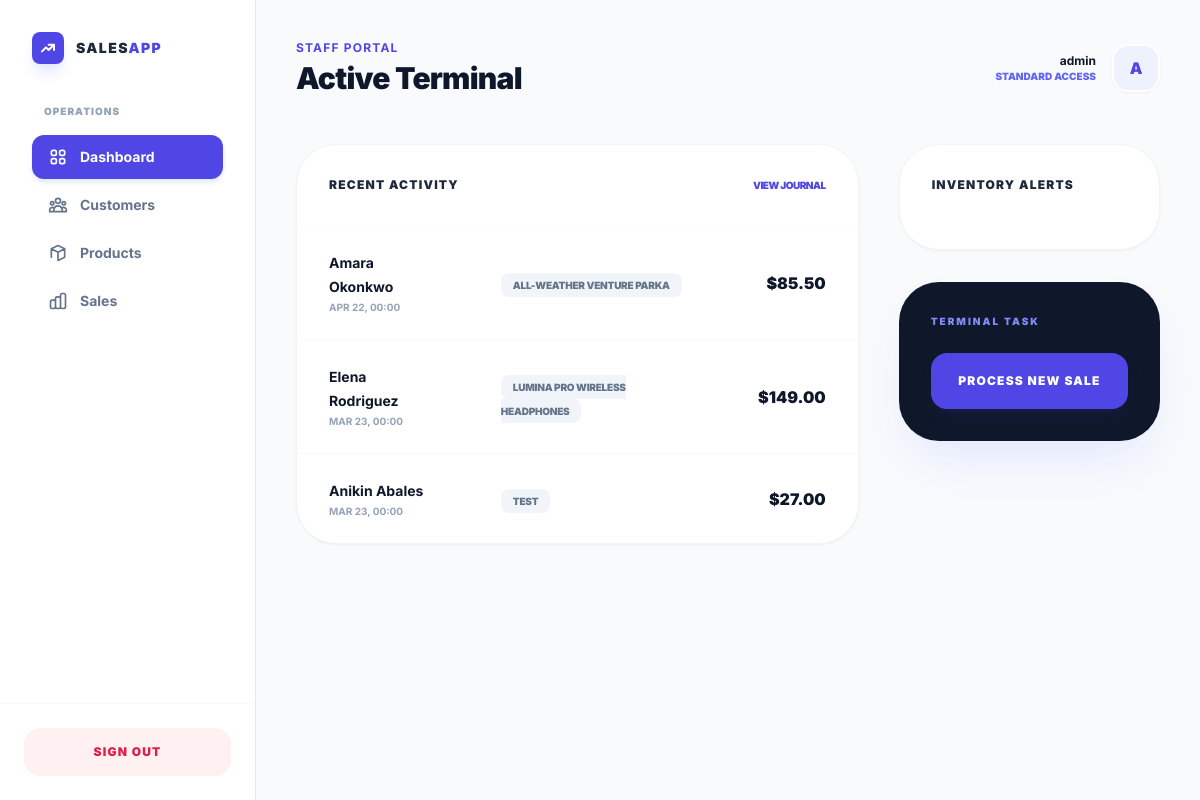
Page /user.php (signed in) on the committed database.
### tables this page shows
CREATE TABLE `sales` (
  `sale_id` int(11) NOT NULL,
  `customer_id` int(11) DEFAULT NULL,
  `product_id` int(11) DEFAULT NULL,
  `quantity` int(11) DEFAULT NULL,
  `sale_date` date DEFAULT NULL,
  `total_amount` decimal(10,2) DEFAULT NULL
);

CREATE TABLE `customers` (
  `customer_id` int(11) NOT NULL,
  `first_name` varchar(50) DEFAULT NULL,
  `last_name` varchar(50) DEFAULT NULL,
  `email` varchar(100) DEFAULT NULL,
  `phone` varchar(20) DEFAULT NULL,
  `created_at` date DEFAULT NULL
);

CREATE TABLE `products` (
  `product_id` int(11) NOT NULL,
  `product_name` varchar(100) DEFAULT NULL,
  `price` decimal(10,2) DEFAULT NULL,
  `stock_quantity` int(11) DEFAULT NULL
);

### user.php (the view, shortened to what this page needs)
<?php
require 'db.php';
if (!function_exists('h')) {
    function h($str) {
        return htmlspecialchars($str ?? '', ENT_QUOTES, 'UTF-8');
    }
}
$recent_sales = $conn->query("
    SELECT s.total_amount, s.sale_date, c.first_name, c.last_name, p.product_name
    FROM sales s
    JOIN customers c ON s.customer_id = c.customer_id
    JOIN products p ON s.product_id = p.product_id
    ORDER BY s.sale_id DESC LIMIT 8
");
?>
<!DOCTYPE html>
<html lang="en">
<head>
    <script src="https://cdn.tailwindcss.com"></script>
</head>
<body class="bg-[#F8FAFC] text-slate-900 flex">
    <aside class="w-64 h-screen bg-white border-r border-slate-200 fixed left-0 top-0 flex flex-col z-50">
        <div class="p-8">
            <div class="flex items-center space-x-3 mb-10">
                <div class="w-8 h-8 bg-indigo-600 rounded-lg flex items-center justify-center shadow-lg shadow-indigo-100">
                    <svg class="w-4 h-4 text-white" fill="none" stroke="currentColor" viewBox="0 0 24 24"><path stroke-linecap="round" stroke-linejoin="round" stroke-width="3" d="M13 7h8m0 0v8m0-8l-8 8-4-4-6 6"></path></svg>
                </div>
                <span class="text-sm font-black tracking-widest text-slate-800 uppercase">Sales<span class="text-indigo-600">App</span></span>
            </div>
            <nav class="space-y-1">
                <p class="text-[10px] font-black text-slate-400 uppercase tracking-widest mb-4 ml-3">Operations</p>
                <a href="user_dashboard.php" class="flex items-center space-x-3 px-4 py-3 rounded-xl bg-indigo-600 text-white shadow-indigo-100 shadow-md transition-all">
                    <span class="text-sm font-bold">Dashboard</span>
                </a>
                <a href="customers.php" class="flex items-center space-x-3 px-4 py-3 rounded-xl text-slate-500 hover:bg-slate-50 transition-all">
                    <span class="text-sm font-bold">Customers</span>
                </a>
                <a href="products.php" class="flex items-center space-x-3 px-4 py-3 rounded-xl text-slate-500 hover:bg-slate-50 transition-all">
                    <svg class="w-5 h-5" fill="none" stroke="currentColor" viewBox="0 0 24 24"><path stroke-linecap="round" stroke-linejoin="round" stroke-width="2" d="M20 7l-8-4-8 4m16 0l-8 4m8-4v10l-8 4m-8-4V7m8 4v10M4 7l8 4"></path></svg>
                    <span class="text-sm font-bold">Products</span>
                </a>
                <a href="sales.php" class="flex items-center space-x-3 px-4 py-3 rounded-xl text-slate-500 hover:bg-slate-50 transition-all">
                    <span class="text-sm font-bold">Sales</span>
                </a>
            </nav>
        </div>
        <div class="mt-auto p-6 border-t border-slate-50">
            <a href="logout.php" class="flex items-center justify-center space-x-2 px-4 py-4 rounded-2xl bg-rose-50 text-rose-600 text-xs font-black uppercase tracking-widest hover:bg-rose-100 transition-all">
                <span>Sign Out</span>
            </a>
        </div>
    </aside>
    <main class="flex-1 ml-64 p-10 min-h-screen">
        <header class="flex justify-between items-center mb-12">
            <div>
                <p class="text-indigo-600 font-bold text-xs uppercase tracking-widest mb-1">Staff Portal</p>
                <h1 class="text-3xl font-black text-slate-900 tracking-tight">Active Terminal</h1>
            </div>
            <div class="flex items-center space-x-4">
                <div class="text-right">
                    <p class="text-xs font-bold text-slate-900"><?= h($_SESSION['username'] ?? 'User') ?></p>
                    <p class="text-[10px] text-indigo-500 font-black uppercase">Standard Access</p>
                </div>
                <div class="w-12 h-12 bg-indigo-50 rounded-2xl flex items-center justify-center border-2 border-white shadow-sm font-black text-indigo-600">
                    <?= strtoupper(substr($_SESSION['username'] ?? 'U', 0, 1)) ?>
                </div>
            </div>
        </header>
        <div class="grid grid-cols-1 lg:grid-cols-12 gap-10">
            <div class="lg:col-span-8 bg-white rounded-[2.5rem] shadow-sm border border-slate-100 overflow-hidden">
                <div class="p-8 border-b border-slate-50 flex justify-between items-center">
                    <h3 class="font-black text-slate-800 uppercase text-xs tracking-widest">Recent Activity</h3>
                    <a href="sales.php" class="text-[10px] font-black text-indigo-600 uppercase tracking-tighter hover:underline">View Journal</a>
                </div>
                <table class="w-full">
                    <tbody class="divide-y divide-slate-50">
                        <?php while($s = $recent_sales->fetch_assoc()): ?>
                        <tr class="hover:bg-slate-50 transition-colors">
                            <td class="px-8 py-6">
                                <span class="text-sm font-bold text-slate-900"><?= h($s['first_name'].' '.$s['last_name']) ?></span>
                                <p class="text-[10px] text-slate-400 font-bold uppercase mt-0.5"><?= date('M d, H:i', strtotime($s['sale_date'])) ?></p>
                            </td>
                            <td class="px-8 py-6">
                                <span class="text-[10px] font-black text-slate-500 bg-slate-100 px-3 py-1.5 rounded-lg uppercase tracking-tight"><?= h($s['product_name']) ?></span>
                            </td>
                            <td class="px-8 py-6 text-right font-black text-slate-900">$<?= number_format($s['total_amount'], 2) ?></td>
                        </tr>
                        <?php endwhile; ?>
                    </tbody>
                </table>
            </div>
            <div class="lg:col-span-4 space-y-8">
                <div class="bg-white p-8 rounded-[2.5rem] shadow-sm border border-slate-100">
                    <h3 class="font-black text-slate-800 uppercase text-xs tracking-widest mb-6">Inventory Alerts</h3>
                </div>
                <div class="bg-slate-900 p-8 rounded-[2.5rem] shadow-indigo-100 shadow-2xl">
                    <p class="text-indigo-400 text-[10px] font-black uppercase tracking-[0.2em] mb-6">Terminal Task</p>
                    <a href="sales.php" class="block w-full py-5 bg-indigo-600 text-white text-center text-xs font-black rounded-2xl uppercase tracking-widest hover:bg-indigo-700 hover:scale-[1.03] transition-all shadow-lg shadow-indigo-900/20">
                        Process New Sale
                    </a>
                </div>
            </div>
        </div>
    </main>
</body>
</html>

### user.php (style rules this page uses)
body { font-family: 'Inter', sans-serif; }

### rows in the picture
sales: customer.last_name "Amara Okonkwo", sale_date "APR 22, 00:00", product.product_name "ALL-WEATHER VENTURE PARKA", total_amount "85.50"
sales: customer.last_name "Elena Rodriguez", sale_date "MAR 23, 00:00", product.product_name "LUMINA PRO WIRELESS HEADPHONES", total_amount "149.00"
sales: customer.last_name "Anikin Abales", sale_date "MAR 23, 00:00", product.product_name "TEST", total_amount "27.00"

### other values in the picture
$_SESSION['username'] "admin"
substr($_SESSION['username'] ?? 'U', 0, 1) "A"
